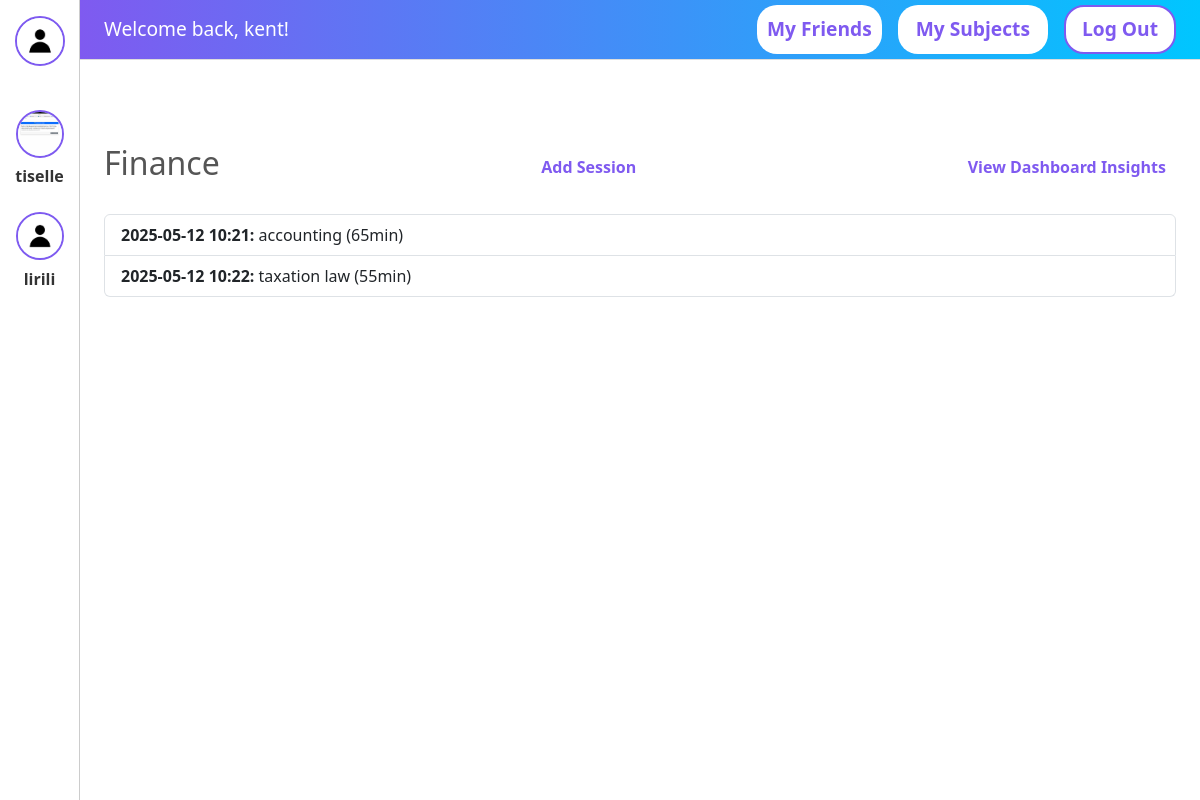
The page /subject/13 (signed in) on the database its author committed.
### app/models.py (models this page shows, shortened)
class User(UserMixin, db.Model):
    __tablename__ = 'users'
    id = db.Column(db.Integer, primary_key=True)
    username = db.Column(db.String(30), unique=True, nullable=False)
    password = db.Column(db.String(128), nullable=False)
    email = db.Column(db.String(120), unique=True, nullable=False)
    created_at = db.Column(db.DateTime, default=db.func.current_timestamp())
    first_name = db.Column(db.String(50), nullable=False)
    last_name = db.Column(db.String(50), nullable=False)
    profile_picture = db.Column(db.String(255), nullable=True)
    friends = db.relationship(
      'User',
      secondary='friendships',
      primaryjoin=(Friendship.user_id   == id),
      secondaryjoin=(Friendship.friend_id == id),
      backref='friended_by'
    )
    api_responses = db.relationship('ApiResponse', back_populates='user', lazy='dynamic')

class Subject(db.Model):
    __tablename__ = 'subjects'
    __table_args__ = (
        db.UniqueConstraint('user_id', 'name', name='uq_user_subject'),
    )
    id      = db.Column(db.Integer, primary_key=True)
    name    = db.Column(db.String(100), nullable=False)
    user_id = db.Column(db.Integer, db.ForeignKey('users.id'), nullable=False)
    user = db.relationship('User', backref=db.backref('subjects', lazy=True))
    api_responses = db.relationship('ApiResponse', back_populates='subject', lazy='dynamic')

class LogSession(db.Model):
    __tablename__ = 'logsessions'
    id = db.Column(db.Integer, primary_key=True)
    description = db.Column(db.String(255), nullable=False)
    study_duration = db.Column(db.Integer)  # in minutes
    break_time = db.Column(db.Integer, default=0)
    mood_level = db.Column(db.Integer)
    study_environment = db.Column(db.String(50))
    mental_load = db.Column(db.Integer)
    distractions = db.Column(db.String(255))
    goal_progress = db.Column(db.String(20))
    focus_level = db.Column(db.Integer)
    effectiveness = db.Column(db.Integer)
    created_at = db.Column(db.DateTime, default=db.func.current_timestamp())
    subject_id = db.Column(db.Integer, db.ForeignKey('subjects.id'), nullable=False)
    user_id = db.Column(db.Integer, db.ForeignKey('users.id'), nullable=False)
    subject = db.relationship('Subject', backref=db.backref('logsessions', lazy=True))
    user = db.relationship('User', backref=db.backref('logsessions', lazy=True))

### app/routes.py (the view)
@main_bp.route('/subject/<int:subject_id>')
@login_required
def view_subject(subject_id):
    subject = Subject.query.filter_by(id=subject_id, user_id=current_user.id).first()
    if subject is None:
        abort(404)
    sessions = subject.logsessions  # list of LogSession objects
    return render_template(
        'viewSubject.html',
        subject=subject,
        sessions=sessions
    )

### app/__init__.py (called while the page is built)
def create_app(config_class=Config):
    app = Flask(__name__)
    app.config.from_object(config_class)
    from app.routes import main_bp
    app.register_blueprint(main_bp)
    app.config['UPLOAD_FOLDER'] = config_class.UPLOAD_FOLDER
    app.config['ALLOWED_EXTENSIONS'] = config_class.ALLOWED_EXTENSIONS
    db.init_app(app)
    migrate = Migrate(app, db)
    login_manager = LoginManager(app)
    login_manager.login_view = 'main.login'
    @login_manager.user_loader
    def load_user(user_id):
        return User.query.get(int(user_id))
    with app.app_context():
        from . import routes
    return app

### app/templates/viewSubject.html (shortened to what this page needs)
{% extends "homebase.html" %}
{% block body %}
<div class="main-content p-4">
  <div class="d-flex justify-content-between align-items-center mb-4">
    <h2>{{ subject.name }}</h2>
    <a
      href="{{ url_for('main.add_session', subject_id=subject.id) }}"
      class="friends-btn"
    >Add Session</a>
    <a
    href="{{ url_for('main.dashboard') }}"
    class="friends-btn"
  >View Dashboard Insights</a>
  </div>
  {% if sessions %}
    <ul class="list-group">
      {% for ses in sessions %}
        <li class="list-group-item">
          <strong>{{ ses.created_at.strftime('%Y-%m-%d %H:%M') }}:</strong>
          {{ ses.description }} ({{ ses.study_duration }}min)
        </li>
      {% endfor %}
    </ul>
  {% else %}
    <div class="no-data">No study sessions yet. Click “Add Session” above!</div>
  {% endif %}
</div>
{% endblock %}

### app/templates/homebase.html (shortened to what this page needs)
<!DOCTYPE html>
<html lang="en">
<head>
  <link href="https://cdn.jsdelivr.net/npm/bootstrap@5.3.0/dist/css/bootstrap.min.css" rel="stylesheet">
  <link rel="stylesheet" href="{{ url_for('static', filename='dashboard.css') }}">
  <link rel="stylesheet" href="{{ url_for('static', filename='friends.css') }}">
  <link rel="stylesheet" href="{{ url_for('static', filename='subjects.css') }}">
  <link rel="stylesheet" href="{{ url_for('static', filename='profile-page.css') }}">
</head>
<body>
  <div class="sidebar">
    <div class="profile-pic-wrapper">
      {% set profile_pic = current_user.profile_picture if current_user.profile_picture else 'default.jpg' %}
      <img
        src="{{ url_for('static', filename=profile_pic) }}"
        class="profile-pic"
        alt="Profile Picture"
        onclick="window.location.href='{{ url_for('main.profile_page') }}'"
        title="My Profile"
      />
    </div>
    {% for friend in current_user.friends %}
      <div class="friend-entry">
        <img
          src="{{ url_for('static', filename=friend.profile_picture or 'default.jpg') }}"
          class="profile-pic"
          alt="{{ friend.username }}"
          title="{{ friend.username }}"
        />
        <span class="friend-username">{{ friend.username }}</span>
      </div>
    {% else %}
      <p class="no-friends">You have no friends yet.</p>
    {% endfor %}
  </div>
  <div class="main-content">
    <div class="top-nav">
      <div>Welcome back, {{ current_user.username }}!</div>
      <div class="top-buttons">
        <a href="{{ url_for('main.friends') }}" class="friends-btn">My Friends</a>
        <a href="{{ url_for('main.subjects') }}" class="create-btn">My Subjects</a>
        <a href="{{ url_for('main.logout') }}" class="logout-btn">Log Out</a>
      </div>
    </div>
    {% block body %}{% endblock %}
  </div>
</body>
</html>

### app/static/dashboard.css (style rules this page uses)
* { box-sizing: border-box; margin: 0; padding: 0; font-family: 'Segoe UI', sans-serif; }
html, body { margin: 0; padding: 0; width: 100%; height: 100%; }
.sidebar { width: 80px; background-color: #fff; border-right: 1px solid #ddd; display: flex; flex-direction: column; align-items: center; padding-top: 1rem; flex: 0 0 80px; background: #fff; }
.profile-pic { width: 50px; height: 50px; object-fit: cover; border-radius: 50%; border: 2px solid #7f5af0; margin-bottom: 1rem; display: block; }
.main-content { flex: 1 1 auto; min-width: 0; background: #fff; overflow-y: auto; }
.top-nav { height: 60px; background: linear-gradient(90deg, #7f5af0, #00c6ff); color: white; display: flex; justify-content: space-between; align-items: center; padding: 0 2rem; font-size: 1.2rem; }
.top-buttons { display: flex; align-items: center; gap: 1rem; }
.create-btn, .logout-btn, .friends-btn { text-decoration: none; padding: 8px 16px; border-radius: 20px; font-weight: bold; border: 2px solid transparent; cursor: pointer; transition: all 0.2s ease-in-out; }
.create-btn { background-color: #fff; color: #7f5af0; }
.logout-btn { background-color: #fff; color: #7f5af0; border-color: #7f5af0; text-decoration: none; }

### app/static/friends.css (style rules this page uses)
* { box-sizing: border-box; font-family: 'Segoe UI', sans-serif; margin: 0; padding: 0; }
body { display: flex; height: 100vh; background-color: #f4f6f9; }
.sidebar { width: 120px; background-color: #fff; border-right: 1px solid #ccc; display: flex; flex-direction: column; align-items: center; padding-top: 1rem; flex: 0 0 80px; position: relative; z-index: 10; background: #fff; }
.profile-pic { width: 50px; height: 50px; background-color: #cce5ff; border-radius: 50%; margin-bottom: 2rem; }
.main-content { flex: 1; display: flex; flex-direction: column; }
.friends-btn { padding: 8px 8px; background-color: #ffffff; color: #7f5af0; border-radius: 20px; font-weight: bold; cursor: pointer; text-decoration: none; }
.friend-entry { display: flex; flex-direction: column; align-items: center; margin: 0.5rem 0; cursor: pointer; width: 100%; padding: 0.25rem; border-radius: 0.5rem; transition: background .2s; }
.friend-entry .profile-pic { width: 3rem; height: 3rem; border-radius: 50%; object-fit: cover; margin: 0; }
.friend-username { margin-top: 0.4rem; font-weight: 600; color: #333; text-align: center; }

### app/static/profile-page.css (style rules this page uses)
* { margin: 0; padding: 0; box-sizing: border-box; }
body { background-color: #e0e0e0; color: #555; font-family: 'Segoe UI', sans-serif; height: 100vh; overflow: hidden; }
.top-nav { position: fixed; top: 0; left: 80px; right: 0; height: 60px; background-color: #fff; border-bottom: 1px solid #ddd; z-index: 999; padding: 0 1.5rem; display: flex; align-items: center; justify-content: space-between; }
.main-content { margin-top: 60px; overflow-y: auto; height: calc(100vh - 60px); background-color: white; }

### rows shown on the page
User: profile_picture (picture), username "tiselle"
User: shows a picture, username "lirili"
User: username "kent"
Subject: name "Finance"
LogSession: created_at "2025-05-12 10:21", description "accounting", study_duration "65"
LogSession: created_at "2025-05-12 10:22", description "taxation law", study_duration "55"
